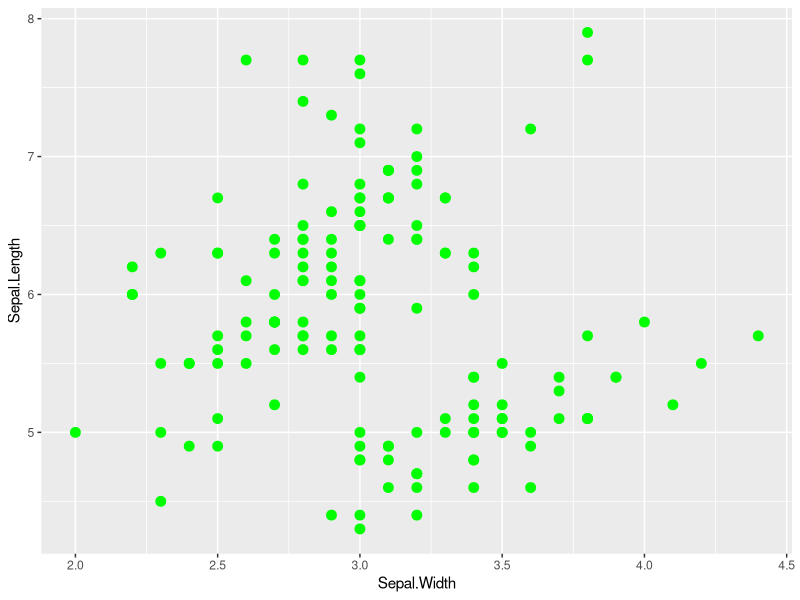
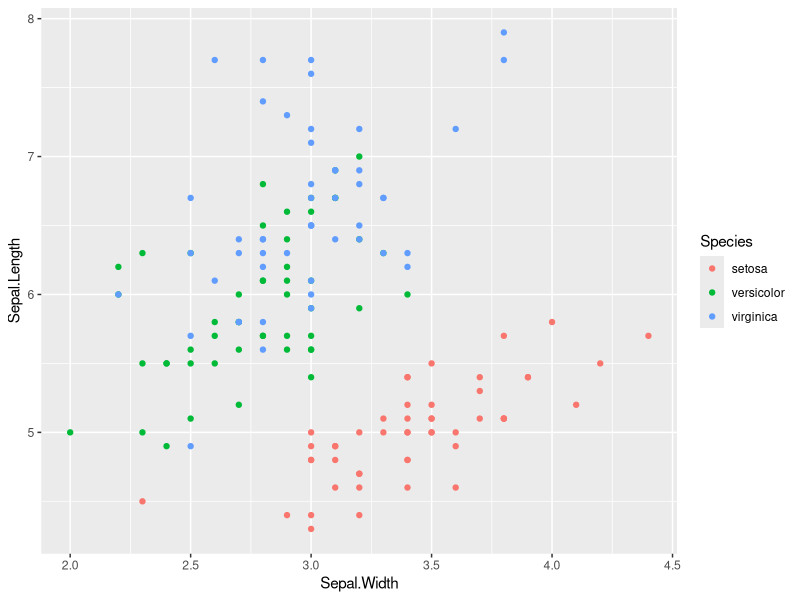
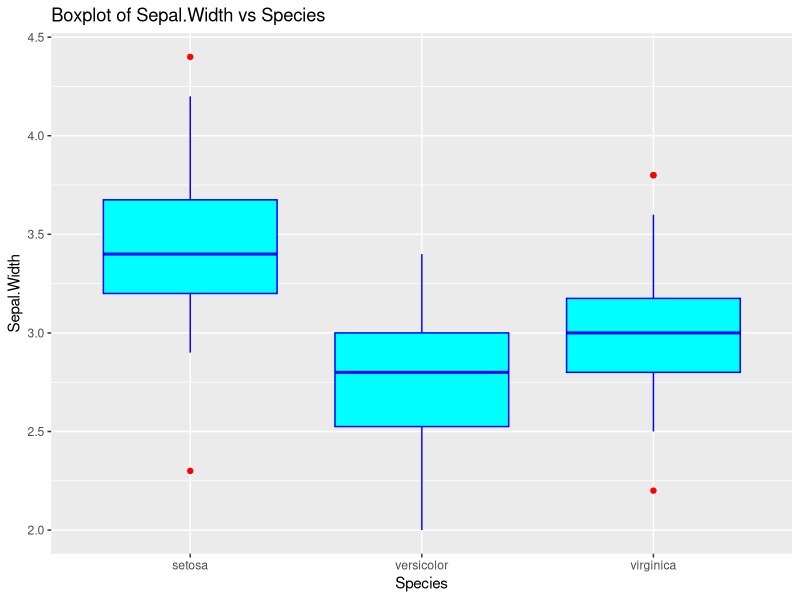
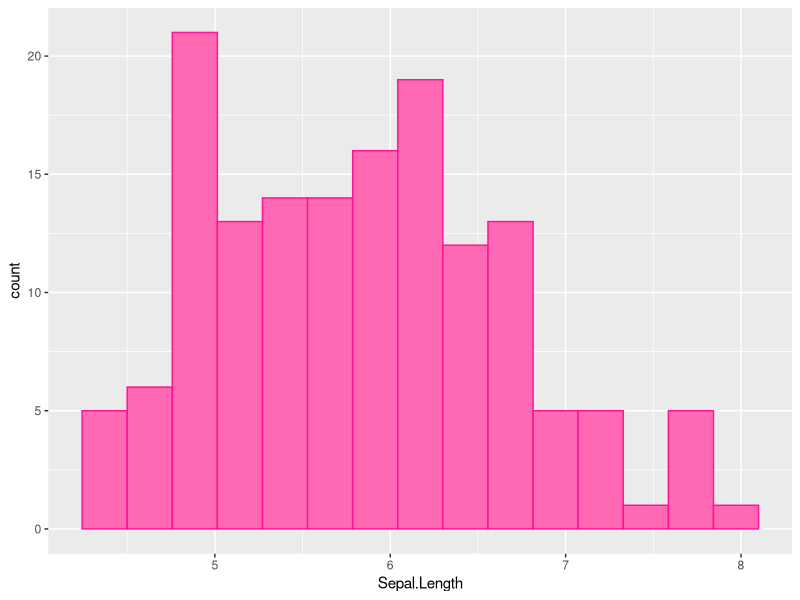
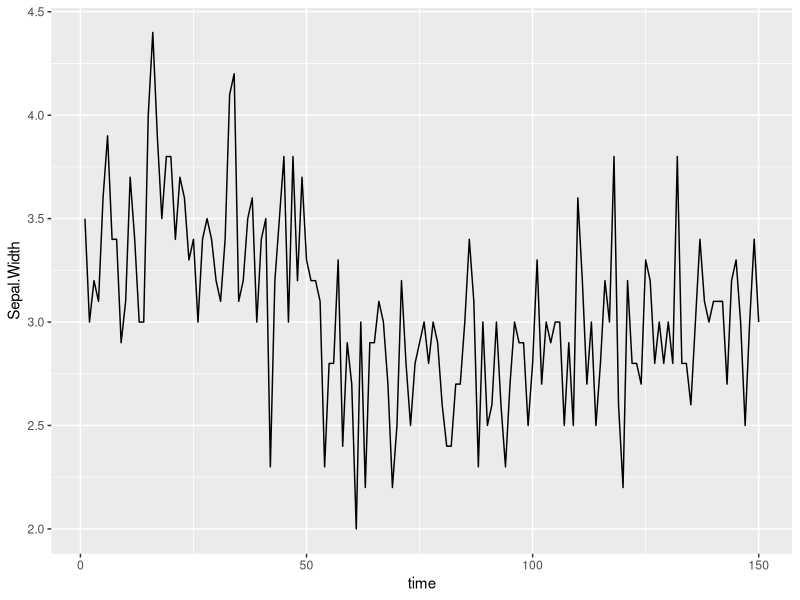
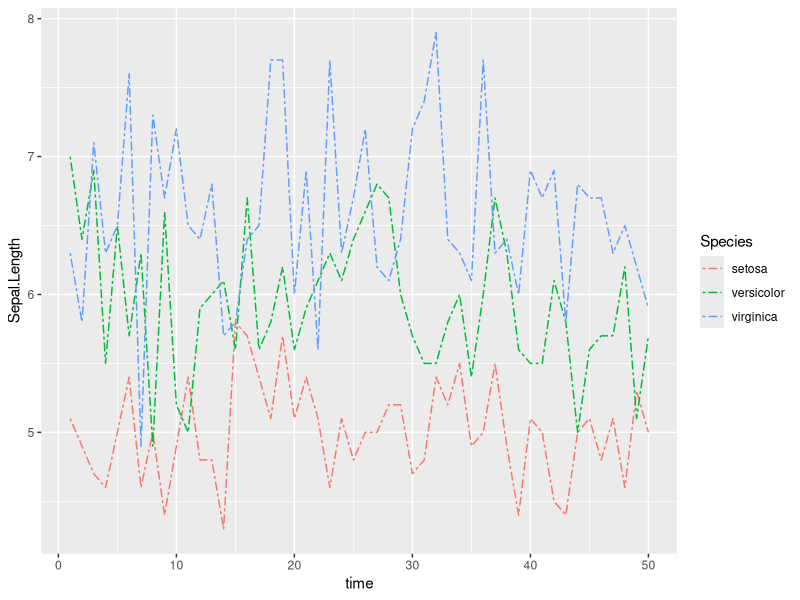
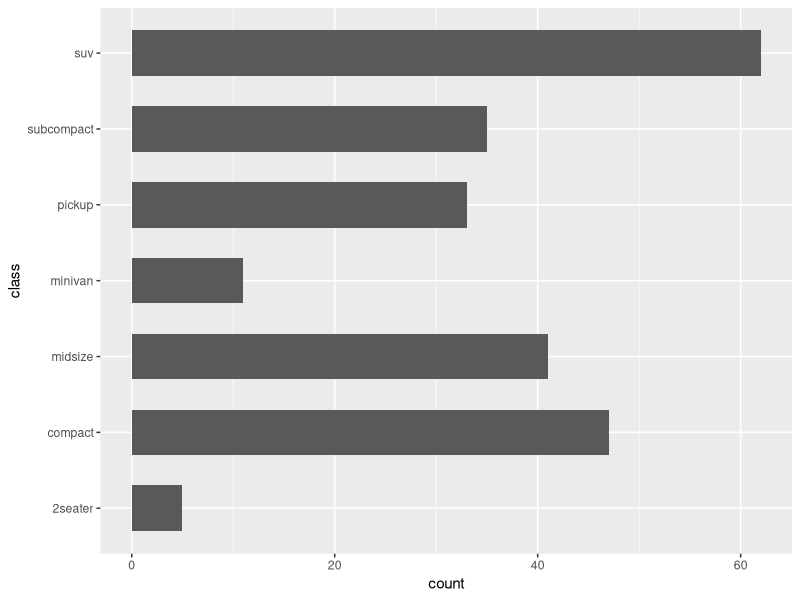
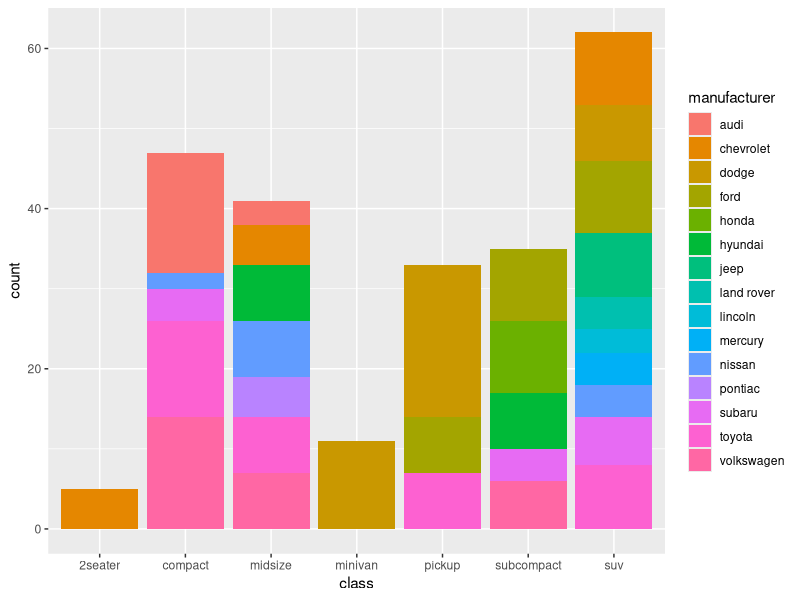

Reproduce these figures in R, in order.
## ---- chunk 1
require(knitr) 
options(width=80)
opts_chunk$set(list(dev = 'png', fig.cap='', fig.show='hold', dpi=100, fig.width=3, fig.height=2.5, fig.pos='H!'))#, fig.path="figures/lm-"))
show_solution <- FALSE
## ---- chunk 2
require(ggplot2)
## ---- chunk 3
data("iris")
## ---- chunk 4
dim(iris)
head(iris)
str(iris)
## ---- chunk 5
data("mpg")
## ---- chunk 6
dim(mpg)
head(mpg)
str(mpg)
## ---- chunk 7
pl <- ggplot(data = iris, mapping = aes(x=Sepal.Width, y=Sepal.Length)) +
        geom_point(size=3, colour="green", fill="green")
pl
## ---- chunk 8
pl <- ggplot(data = iris, mapping = aes(x=Sepal.Width, y=Sepal.Length, colour=Species)) +
        geom_point()
pl
## ---- chunk 9
pl <- ggplot(data=iris, aes(x=Species, y=Sepal.Width)) + 
  geom_boxplot(fill="#00FFFF", colour="#0000FF", outlier.colour = "red") +
  ggtitle("Boxplot of Sepal.Width vs Species")
pl 
## ---- chunk 10
pl <- ggplot(data=iris, aes(x=Sepal.Length)) + 
    geom_histogram(fill="hotpink", colour="deeppink", bins=15)
pl
## ---- chunk 11
require(dplyr)
iris2 <- iris %>% mutate(time=1:150)
## ---- chunk 12
ggplot(data = iris2, mapping = aes(y=Sepal.Width, x= time)) + geom_line()
## ---- chunk 13
iris3 <- iris %>% mutate(time=rep(1:50, times=3))
## ---- chunk 14
ggplot(data = iris3, mapping = aes(y=Sepal.Length, x= time, colour=Species)) + 
  geom_line(linetype=6)
## ---- chunk 15
pl <- ggplot(mpg, aes(class)) + 
      coord_flip() +
      geom_bar(width=0.6)
pl
## ---- chunk 16
pl <- ggplot(mpg, aes(class, fill=manufacturer)) +
  geom_bar()
pl
## ---- chunk 17
pl <- ggplot(mpg, aes(class, fill=manufacturer)) +
  geom_bar(position ="fill")
pl
